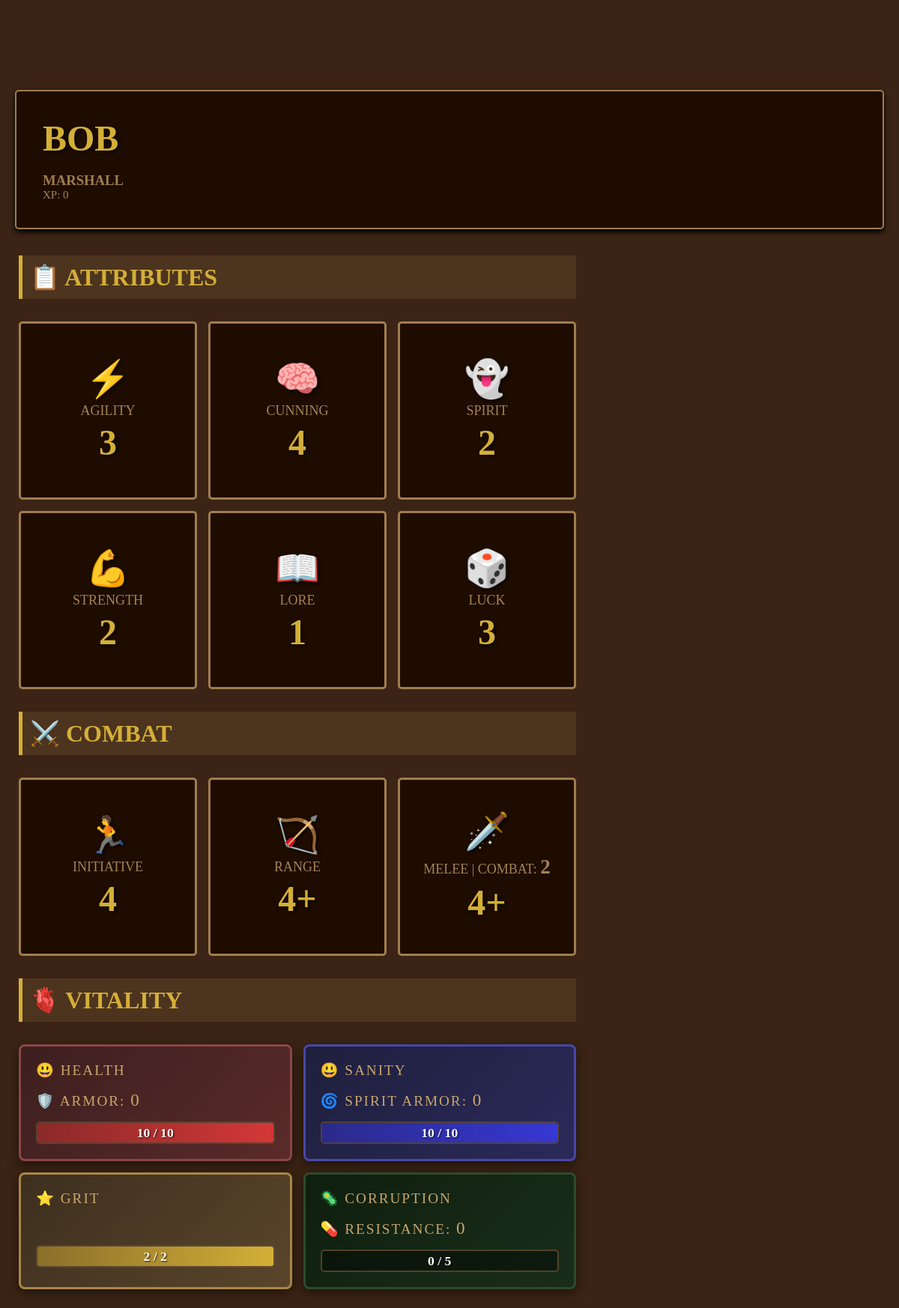
Page /characters/character/25/ on the committed database.
### characters/models.py (models this page shows, shortened)
class CharacterSheet(models.Model):
    user = models.ForeignKey(
        settings.AUTH_USER_MODEL,
        on_delete=models.CASCADE
    )
    name = models.CharField(max_length=100, blank=True, default="Unnamed Hero")
    character_class = models.CharField(
        max_length=50,
        choices=[('marshall', 'Marshall'), ('gunslinger', 'Gunslinger'), ('rancher', 'Rancher')]
    )
    agility = models.IntegerField(default=0)
    cunning = models.IntegerField(default=0)
    spirit = models.IntegerField(default=0)
    strength = models.IntegerField(default=0)
    lore = models.IntegerField(default=0)
    luck = models.IntegerField(default=0)
    combat = models.IntegerField(default=0)
    max_grit = models.IntegerField(default=0)
    grit = models.IntegerField(default=0)
    calculated_grit = models.FloatField(default=0)
    range = models.IntegerField(default=0)
    melee = models.IntegerField(default=0)
    initiative = models.IntegerField(default=0)
    max_health = models.IntegerField(default=0)
    health = models.IntegerField(default=0)
    calculated_health = models.FloatField(default=0)
    defense = models.IntegerField(default=0)
    armor = models.IntegerField(default=0)
    max_sanity = models.IntegerField(default=0)
    sanity = models.IntegerField(default=0)
    calculated_sanity = models.FloatField(default=0)
    will_power = models.IntegerField(default=0)
    spirit_armor = models.IntegerField(default=0)
    max_corruption = models.IntegerField(default=0)
    corruption = models.IntegerField(default=0)
    calculated_corruption = models.FloatField(default=0)
    corruption_resistance = models.IntegerField(default=0)
    gold = models.IntegerField(default=0)
    dark_stone = models.IntegerField(default=0)
    xp = models.IntegerField(default=0)
    class_abilities = models.ManyToManyField(
        ClassAbility,
        blank=True,
    )
    abilities = models.ManyToManyField(Ability, blank=True)
    current_ability = models.ForeignKey(
        Ability,
        null=True,
        blank=True,
        on_delete=models.SET_NULL,
        related_name='active_for_characters'
    )

### characters/views.py (the view, shortened to what this page needs)
class CharacterDetailView(DetailView):
    model = CharacterSheet
    template_name = "characters/character_detail.html"
    context_object_name = 'character'

### templates/characters/character_detail.html (shortened to what this page needs)
{% extends 'base.html' %}
{% block content %}
<div class="page-container">
    <div class="Hero-Section">
        <h1>{{character.name}}</h1>
        <br>
        <h3>{{character.character_class}}</h3>
        <p>XP: {{character.xp}}</p>
    </div>
    <div class="two-column-section">
    <div class="left-column">
        <div class="banner">
            <h1>📋 Attributes</h1>
        </div>
        <div class="attribute-container">
             <div class="attribute-card">
                <h1>⚡️</h1>
                <p>agility</p>
                <h1>{{character.agility}}</h1>
             </div>
             <div class="attribute-card">
                <h1>🧠</h1>
                <p>Cunning</p>
                <h1>{{character.cunning}}</h1>
             </div>
             <div class="attribute-card">
                <h1>👻</h1>
                <p>spirit</p>
                <h1>{{character.spirit}}</h1>
             </div>
             <div class="attribute-card">
                <h1>💪</h1>
                <p>strength</p>
                <h1>{{character.strength}}</h1>
             </div>
             <div class="attribute-card">
                <h1>📖</h1>
                <p>lore</p>
                <h1>{{character.lore}}</h1>
             </div>
             <div class="attribute-card">
                <h1>🎲</h1>
                <p>luck</p>
                <h1>{{character.luck}}</h1>
             </div>
        </div>
        <div class="banner">
            <h1>⚔️ Combat</h1>
        </div>
        <div class="attribute-container">
             <div class="attribute-card">
                <h1>🏃</h1>
                <p>Initiative</p>
                <h1>{{character.initiative}}</h1>
             </div>
             <div class="attribute-card">
                <h1>🏹</h1>
                <p>Range</p>
                <h1>{{character.range}}+</h1>
             </div>
             <div class="attribute-card">
                <h1>🗡️</h1>
                <p>Melee | combat:  <span style="font-size: 1.5em; font-weight: bold;">{{character.combat}}</span> </p>
                <h1>{{character.melee}}+</h1>
             </div>
        </div>
        <div class="banner">
            <h1>🫀 Vitality</h1>
        </div>
        <div class="vitality-container">
            <div class="vital-card" id="health-card" style="position: relative;">
                <div class="vital-label" id="health_emoji">
                    {% if character.calculated_health == 0 %}
                        😵
                    {% elif character.calculated_health <= 30 %}
                        🤕
                    {% elif character.calculated_health <= 60 %}
                        🫤
                    {% elif character.calculated_health <= 90 %}
                        🙂
                    {% else %}
                        😃
                    {% endif %}
                    Health
                </div>
                <div class="vital-label">🛡️ Armor: <span style="font-size: 1.2em;">{{character.armor}}</span></div>
                <div class="vital-bar">
                    <div class="vital-fill" id = "health_bar" style="width:{{character.calculated_health}}%"></div>
                    <div class="vital-text" id="health_stat">{{character.health}} / {{character.max_health}}</div>
                </div>
            </div>
            <div class="vital-card sanity">
                <div class="vital-label" id="sanity_emoji">{% if character.calculated_sanity == 0 %}
                        😱
                    {% elif character.calculated_sanity <= 30 %}
                        😨
                    {% elif character.calculated_sanity <= 60 %}
                        😧
                    {% elif character.calculated_sanity <= 90 %}
                        😐️
                    {% else %}
                        😃
                    {% endif %} Sanity
                </div>
                <div class="vital-label">🌀 Spirit Armor: <span style="font-size: 1.2em;">{{character.spirit_armor}}</span></div>
                <div class="vital-bar">
                    <div class="vital-fill" id="sanity_bar" style="width:{{character.calculated_sanity}}%"></div>
                    <div class="vital-text" id="sanity_stats">{{character.sanity}} / {{character.max_sanity}}</div>
                </div>
            </div>
            <div class="vital-card grit">
                <div class="vital-label">⭐️ Grit</div>
                <br>
                <br>
                <div class="vital-bar">
                    <div class="vital-fill" id="grit_bar" style="width:{{character.calculated_grit}}%"></div>
                    <div class="vital-text" id="grit_stats">{{character.grit}} / {{character.max_grit}}</div>
                </div>
            </div>
            <div class="vital-card corruption">
                <div class="vital-label">🦠 Corruption</div>
                <div class="vital-label">💊 Resistance: <span style="font-size: 1.2em;">{{character.corruption_resistance}}</span></div>
                <div class="vital-bar">
                    <div class="vital-text" id="corruption_stats">{{character.corruption}} / {{character.max_corruption}}</div>
                </div>
            </div>
        </div>
    </div>
    <div class="right-column">
    </div>
</div>
</div>
{% endblock content %}

### static/css/base.css (style rules this page uses)
* { margin: 0; padding: 0; box-sizing: border-box; }
:root { --dark-brown:#1e0c01; --medium-brown:#321601; --background-color:#3b2415; --boarder-color:#9f7d4f; --boarder-hover-color:#d4af37; --hover-box-shadow:rgba(212,175,55,0.3); --title-color:#d4af37; --text-color:#a48354; --text-hover-color:#d4af37; --nav-link-bg:rgba(139,111,71,0.2); --nav-link-hover-bg:rgba(212,175,55,0.3); --red-text: #ff6b6b; --red-background:rgba(139,71,71,0.3); --red-boarder:#8b4747; --red-hover-text:#ff8787; --red-hover-background:rgba(139,71,71,0.5); --red-hover-boarder:#d47; --hover-red-box-shadow:rgba(224, 44, 44, 0.3); --banner-background:rgba(148, 117, 73, 0.2); --health-background-light:rgba(110, 27, 27, 0.4); --health-background-dark:rgba(97, 25, 25, 0.4); }
body { font-family: 'Georgia', 'Times New Roman', serif; overflow-x: hidden; background-color: var(--background-color); overflow-y: scroll; scrollbar-width: none; }
.page-container { display: flex; flex-direction: column; margin: 20px; width: calc(100% - 40px); height: calc(100% - 40px); gap: 30px; }
.Hero-Section { background-color: var(--dark-brown); border: 2px solid var(--boarder-color); border-radius: 5px; padding: 35px; box-shadow: 0 4px 7px black; }
.Hero-Section h1 { font-size: 3em; color: var(--title-color); font-weight: bold; text-transform: uppercase; text-shadow: 2px 2px 4px rgba(0,0,0,0.8); }
.Hero-Section h3 { color: var(--boarder-color); font-weight: bold; text-transform: uppercase; }
.Hero-Section p { font-size: 15px; color: var(--text-color); }
.two-column-section { display: grid; grid-template-columns: 1fr 1fr; gap: 30px; width: 100%; }
.left-column { display: flex; flex-direction: column; padding:5px; gap: 30px; }
.right-column { display: flex; flex-direction: column; gap: 30px; }
.banner { padding: 10px; background-color: var(--banner-background); color: var(--title-color); font-weight: bold; text-transform: uppercase; border-left: 5px solid var(--title-color); }
.attribute-container { position: relative; justify-self: center; display: grid; grid-template-columns: repeat(3, 1fr); max-width: 800px; gap:15px; }
.attribute-card { display: flex; flex-direction: column; align-items: center; justify-content: center; padding:20px; gap: 4px; aspect-ratio: 1 / 1; border: 3px solid var(--boarder-color); border-radius: 5px; background-color: var(--dark-brown); transition: all 0.4s ease; }
.attribute-card h1 { font-size: 3em; color: var(--title-color); font-weight: bold; text-transform: uppercase; text-shadow: 2px 2px 4px rgba(0,0,0,0.8); }
.attribute-card p { font-size: 18px; text-transform: uppercase; color: var(--text-color); }
.vitality-container { position: relative; justify-self: center; display: grid; grid-template-columns: repeat(2, 1fr); max-width: 800px; gap:15px; }
.vital-card { background: linear-gradient(135deg, #3d1f1f 0%, #5a2a2a 100%); border: 3px solid #8b4747; border-radius: 8px; padding: 20px; box-shadow: 0 4px 15px rgba(0,0,0,0.5); position: relative; }
.vital-card.sanity { background: linear-gradient(135deg, #1f1f3d 0%, #2a2a5a 100%); border-color: #4747a8; }
.vital-card.grit { background: linear-gradient(135deg, #3d2f1f 0%, #5a452a 100%); border-color: #a88647; }
.vital-card.corruption { background: linear-gradient(135deg, #0f1f0f 0%, #1a2d1a 100%); border-color: #2d4a2d; }
.vital-label { font-size: 1.2em; color: #c9a66b; text-transform: uppercase; letter-spacing: 2px; margin-bottom: 15px; }
.vital-bar { width: 100%; height: 30px; background: rgba(0,0,0,0.4); border: 2px solid rgba(139,111,71,0.5); border-radius: 5px; overflow: hidden; position: relative; }
.vital-fill { height: 100%; background: linear-gradient(90deg, #8b2a2a, #d43737); transition: width 0.3s ease; position: relative; }
.vital-card.sanity .vital-fill { background: linear-gradient(90deg, #2a2a8b, #3737d4); }
.vital-card.grit .vital-fill { background: linear-gradient(90deg, #8b6f2a, #d4af37); }
.vital-text { position: absolute; top: 50%; left: 50%; transform: translate(-50%, -50%); z-index: 10; font-weight: bold; color: white; text-shadow: 1px 1px 2px rgba(0,0,0,0.8); font-size: 1.1em; }

### rows in the picture
CharacterSheet: name "BOB", character_class "MARSHALL", xp "0", agility "3", cunning "4", spirit "2", strength "2", lore "1", luck "3", initiative "4", range "4", combat "2", melee "4", armor "0", health "10", max_health "10", spirit_armor "0", sanity "10", max_sanity "10", grit "2", max_grit "2", corruption_resistance "0", corruption "0", max_corruption "5"
